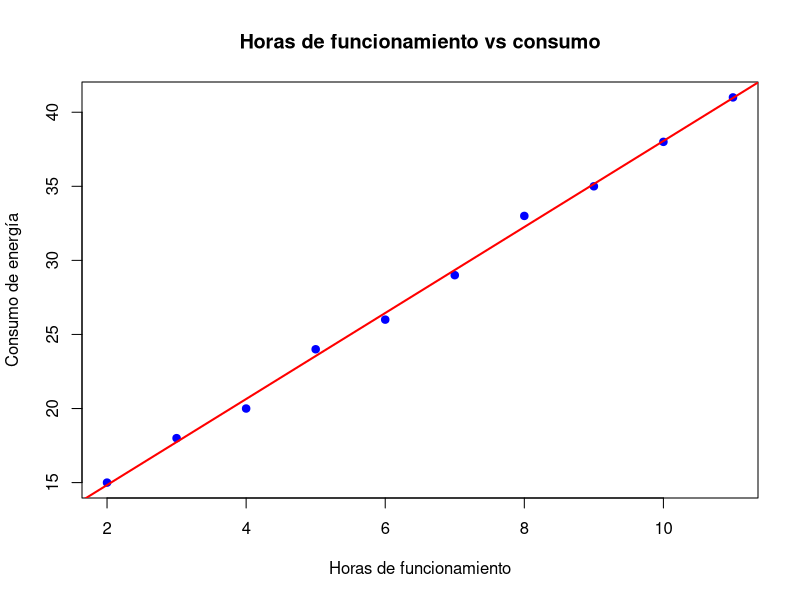
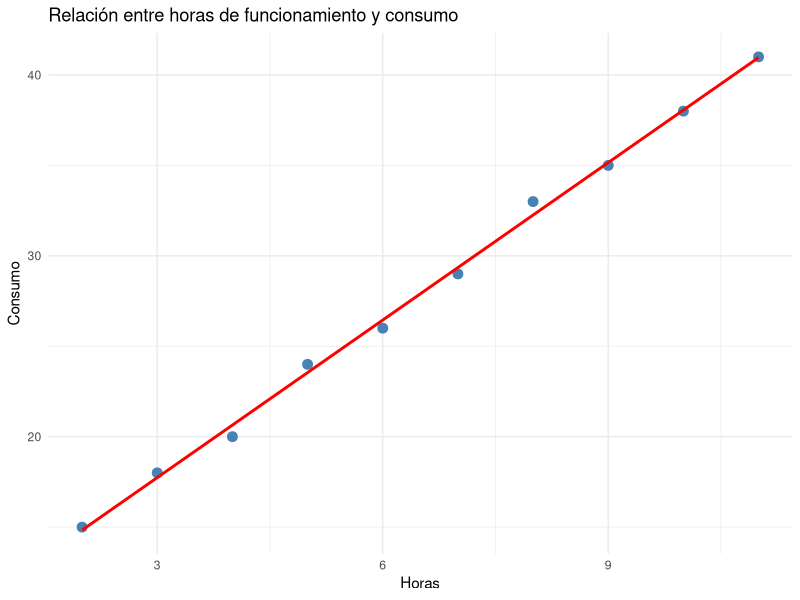

Recreate these plots in R, in order.
## ---- chunk 1
horas <- c(2, 3, 4, 5, 6, 7, 8, 9, 10, 11)
consumo <- c(15, 18, 20, 24, 26, 29, 33, 35, 38, 41)

datos <- data.frame(horas, consumo)
datos
## ---- chunk 2
cov(horas, consumo)
## ---- chunk 3
cor(horas, consumo)
## ---- chunk 4
plot(horas, consumo,
     pch = 19,
     col = "blue",
     main = "Horas de funcionamiento vs consumo",
     xlab = "Horas de funcionamiento",
     ylab = "Consumo de energía")
abline(lm(consumo ~ horas), col = "red", lwd = 2)
## ---- chunk 5
library(ggplot2)

ggplot(datos, aes(x = horas, y = consumo)) +
  geom_point(color = "steelblue", size = 3) +
  geom_smooth(method = "lm", se = FALSE, color = "red") +
  labs(title = "Relación entre horas de funcionamiento y consumo",
       x = "Horas",
       y = "Consumo") +
  theme_minimal()
